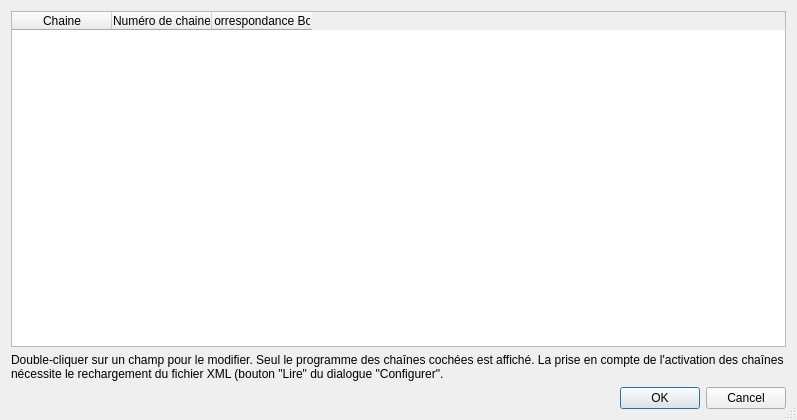
<ui version="4.0" >
 <class>Canaux</class>
 <widget class="QDialog" name="Canaux" >
  <property name="geometry" >
   <rect>
    <x>0</x>
    <y>0</y>
    <width>797</width>
    <height>420</height>
   </rect>
  </property>
  <property name="windowTitle" >
   <string>Canaux</string>
  </property>
  <property name="sizeGripEnabled" >
   <bool>true</bool>
  </property>
  <layout class="QGridLayout" >
   <item row="0" column="0" >
    <widget class="QTableWidget" name="table" >
     <column>
      <property name="text" >
       <string>Chaine</string>
      </property>
     </column>
     <column>
      <property name="text" >
       <string>Numéro de chaine</string>
      </property>
     </column>
     <column>
      <property name="text" >
       <string>Correspondance Box</string>
      </property>
     </column>
    </widget>
   </item>
   <item row="2" column="0" >
    <widget class="QDialogButtonBox" name="buttonBox" >
     <property name="standardButtons" >
      <set>QDialogButtonBox::Cancel|QDialogButtonBox::Ok</set>
     </property>
    </widget>
   </item>
   <item row="1" column="0" >
    <widget class="QLabel" name="label" >
     <property name="text" >
      <string>Double-cliquer sur un champ pour le modifier. Seul le programme des chaînes cochées est affiché. La prise en compte de l'activation des chaînes nécessite le rechargement du fichier XML (bouton "Lire" du dialogue "Configurer".</string>
     </property>
     <property name="wordWrap" >
      <bool>true</bool>
     </property>
    </widget>
   </item>
  </layout>
 </widget>
 <resources/>
 <connections/>
</ui>
